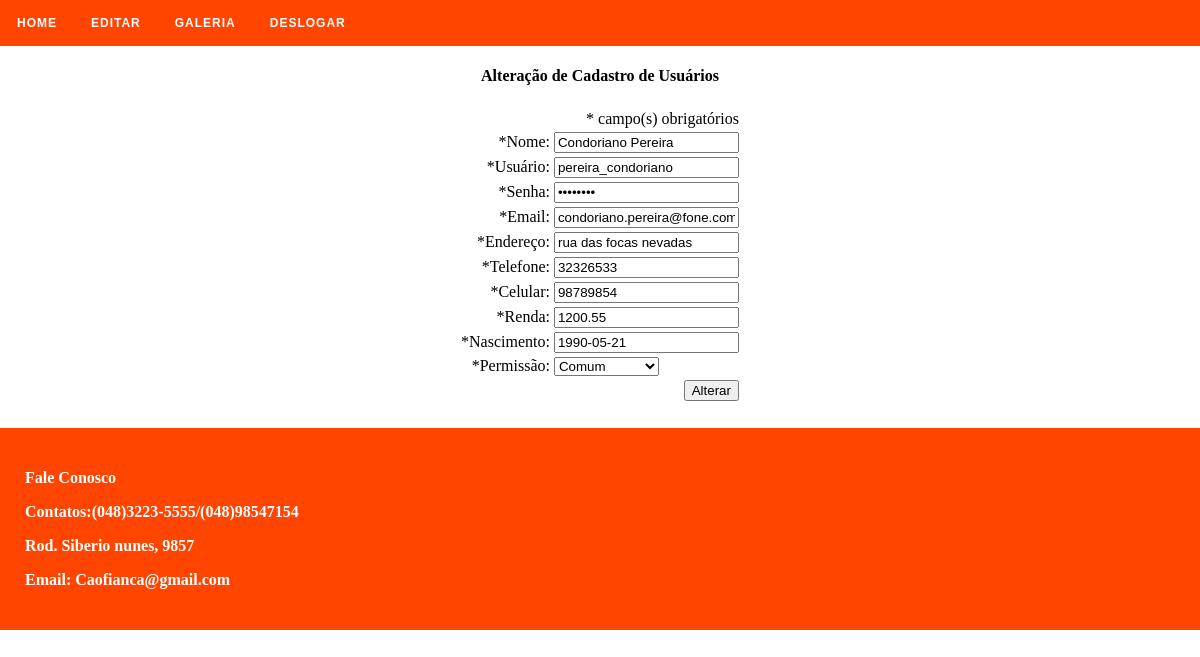
Page /permissao/admin/cliente_edita.php?id=3 (signed in) on the committed database.
### tables this page shows
CREATE TABLE IF NOT EXISTS `clientes` (
`id_cliente` int(11) NOT NULL,
  `nome` varchar(50) NOT NULL,
  `username` varchar(50) NOT NULL,
  `senha` varchar(50) NOT NULL,
  `email` varchar(50) NOT NULL,
  `endereco` varchar(50) NOT NULL,
  `telefone` int(11) NOT NULL,
  `celular` int(11) NOT NULL,
  `renda` double(6,2) NOT NULL,
  `nascimento` date NOT NULL,
  `permissao` int(11) NOT NULL
);

### permissao/admin/conn.class.php (called while the page is built, shortened)
<?php
class Conn{
	public function query($query){
		$sql = mysqli_query($con, $query) or die("<b>Erro ao executar a query:</b> ".$query." -> ".mysql_error());
		return $sql;
	}
}
?>

### permissao/admin/cliente_edita.php (the view, shortened to what this page needs)
<?php
$nome = $_SESSION['nome'];
$permissao = $_SESSION['permissao'];
require_once("conn.class.php");
require_once("cliente.class.php");
$id = $_GET['id'];
$cliente = new Cliente;
$cliente->setId($id);
$cliente->edita();
$nome = $cliente->getNome();
$username = $cliente->getUsername();
$senha = $cliente->getSenha();
$email = $cliente->getEmail();
$endereco = $cliente->getEndereco();
$telefone = $cliente->getTelefone();
$celular = $cliente->getCelular();
$renda = $cliente->getRenda();
$nascimento = $cliente->getNascimento();
$permissao = $cliente->getPermissao();
$combo = $cliente->comboPermissao($permissao);
?>
<html>
<head>
   <link rel="stylesheet" href="styles.css">
</head>
	<body>
	<div id="geral">
	<div id='menu'>
		<ul>
			<li><a href='index.php'>Home</a></li>
			<li class='active'><a href='#'>Editar</a>
			<li><a href='galeria.php'>Galeria</a></li>
			<li><a href='deslogar.php'>Deslogar</a></li>
		</ul>
	</div>
	<h4 align="center">Alteração de Cadastro de Usuários</h4>
	<form method="POST" action="cliente_altera.php">
		<table align="center">
			<tr>
				<td colspan="2" align="right">* campo(s) obrigatórios</td>
			</tr>
			<tr>
				<td align="right">*Nome:</td>
				<td><input type="text" name="nome" value="<?=$nome?>" /></td>
			</tr>
			<tr>
				<td align="right">*Usuário:</td>
				<td><input type="text" name="username" value="<?=$username?>" /></td>
			</tr>
			<tr>
				<td align="right">*Senha:</td>
				<td><input type="password" name="senha" value="<?=$senha?>" /></td>
			</tr>
			<tr>
				<td align="right">*Email:</td>
				<td><input type="text" name="email" value="<?=$email?>" /></td>
			</tr>
			<tr>
				<td align="right">*Endereço:</td>
				<td><input type="text" name="endereco" value="<?=$endereco?>" /></td>
			</tr>
			<tr>
				<td align="right">*Telefone:</td>
				<td><input type="text" name="telefone" value="<?=$telefone?>" /></td>
			</tr>
			<tr>
				<td align="right">*Celular:</td>
				<td><input type="text" name="celular" value="<?=$celular?>" /></td>
			</tr>
			<tr>
				<td align="right">*Renda:</td>
				<td><input type="text" name="renda" value="<?=$renda?>" /></td>
			</tr>
			<tr>
				<td align="right">*Nascimento:</td>
				<td><input type="text" name="nascimento" value="<?=$nascimento?>" /></td>
			</tr>
			<tr>
				<td align="right">*Permissão:</td>
				<td>
					<select name="permissao"><?=$combo?></select>
				</td>
			</tr>
			<tr>
				<td colspan="2" align="right">
					<input type="submit" value="Alterar" />
				</td>
			</tr>
		</table>
	<div id="rodape">
		<b><p>Fale Conosco</p>
		<p>Contatos:(048)3223-5555/(048)98547154</p>
		<p>Rod. Siberio nunes, 9857</p>
		<p>Email: Caofianca@gmail.com</p></b>
	</div>
	</div>
</body>
</html>

### permissao/admin/styles.css (style rules this page uses)
body { margin:0; border:0; }
#menu, #menu ul, #menu ul li, #menu ul li a, #menu #menu-button { margin: 0; padding: 0; border: 0; list-style: none; line-height: 1; display: block; position: relative; -webkit-box-sizing: border-box; -moz-box-sizing: border-box; box-sizing: border-box; }
#menu:after, #menu > ul:after { content: "."; display: block; clear: both; visibility: hidden; line-height: 0; height: 0; }
#menu { font-family: Montserrat, sans-serif; background: #FF4500; }
#menu > ul > li { float: left; }
#menu > ul > li > a { padding: 17px; font-size: 12px; letter-spacing: 1px; text-decoration: none; color: white; font-weight: 700; text-transform: uppercase; }
#rodape { background-color:#FF4500; padding:25px; text-align:left; color:white; clear:both; margin-top:2%; }
#geral { background-color:white; }

### rows in the picture
clientes: nome "Condoriano Pereira", username "pereira_condoriano", email "condoriano.pereira@fone.com", endereco "rua das focas nevadas", telefone "32326533", celular "98789854", renda "1200.55", nascimento "1990-05-21", permissao "Comum"
